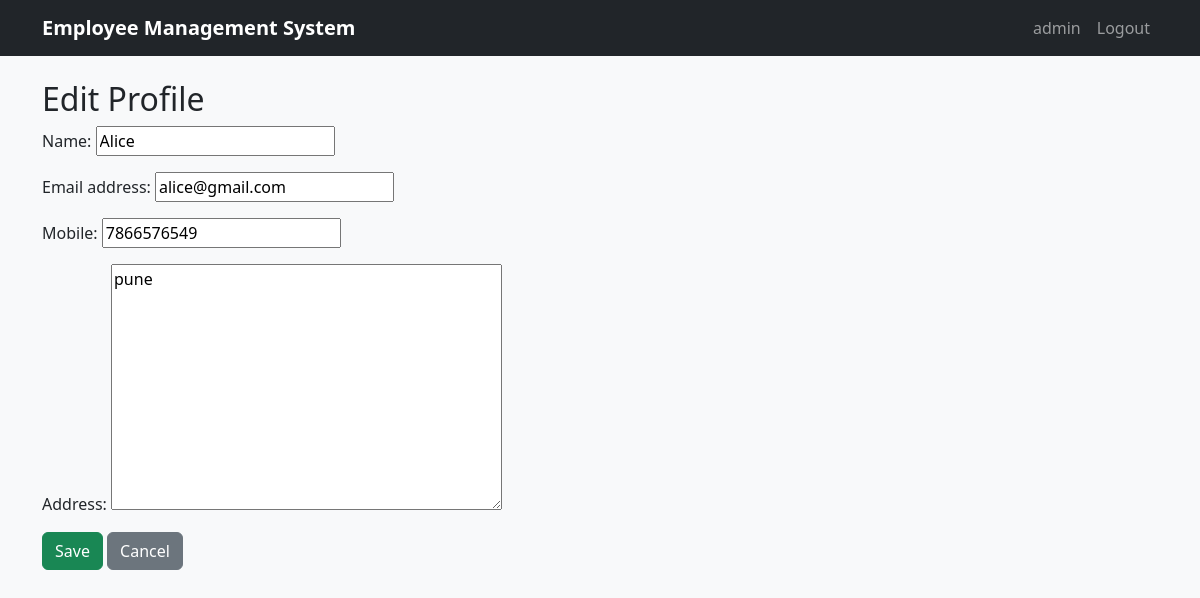
Screenshot of /users/employees/edit/6/ (signed in) with the database file from the repository.
### users/models.py (models this page shows, shortened)
class Employee(AbstractUser):
    employee_id = models.CharField(max_length=20, unique=True)
    name = models.CharField(max_length=100)
    mobile = models.CharField(
        max_length=15,
        blank=True,
        null=True,
        validators=[
            RegexValidator(
                regex=r'^\d{10,15}$',
                message='Enter a valid mobile number (10–15 digits, digits only).',
                code='invalid_mobile'
            )
        ]
    )
    address = models.TextField(blank=True, null=True)
    gender = models.CharField(
        max_length=10,
        choices=(("Male", "Male"), ("Female", "Female"), ("Other", "Other")),
    )
    REQUIRED_FIELDS = ["email", "employee_id", "name"]

### users/views.py (the view)
# urls.py: path('employees/edit/<int:pk>/', edit_employee, name='edit_employee'),
@login_required
def edit_employee(request, pk):
    employee = get_object_or_404(Employee, pk=pk)
    if request.user != employee and not request.user.is_staff:
        messages.error(request, "You can only edit your own profile or must be an admin.")
        return redirect("employee_list")
    if request.method == "POST":
        form = EmployeeUpdateForm(request.POST, instance=employee)
        if form.is_valid():
            form.save()
            messages.success(request, "Profile updated successfully.")
            return redirect("employee_list")
        else:
            messages.error(request, "Please correct the highlighted errors.")
    else:
        form = EmployeeUpdateForm(instance=employee)
    return render(request, "users/edit_employee.html", {"form": form, "employee": employee})

### users/forms.py (shortened to what this page needs)
class EmployeeUpdateForm(UserChangeForm):
    password = None  # hide the password field
    class Meta:
        model = Employee
        fields = ["name", "email", "mobile", "address"]

### users/templates/users/edit_employee.html (shortened to what this page needs)
{% extends "users/base.html" %}
{% block content %}
  <h2>Edit Profile</h2>
  <form method="post" class="w-50">
    {{ form.as_p }}
    <button class="btn btn-success" type="submit">Save</button>
    <a class="btn btn-secondary" href="{% url 'employee_list' %}">Cancel</a>
  </form>
{% endblock %}

### users/templates/users/base.html (shortened to what this page needs)
<!doctype html>
<html lang="en">
<head>
  <link href="https://cdn.jsdelivr.net/npm/bootstrap@5.3.2/dist/css/bootstrap.min.css" rel="stylesheet">
</head>
<body>
  <nav class="navbar navbar-expand-lg navbar-dark bg-dark">
    <div class="container">
      <a class="navbar-brand" href="{% url 'employee_list' %}">Employee Management System</a>
      <div class="collapse navbar-collapse">
        <ul class="navbar-nav ms-auto">
          {% if user.is_authenticated %}
            <li class="nav-item">
              <a class="nav-link" href="#">{{ user.username }}</a>
            </li>
            <li class="nav-item">
              <a class="nav-link" href="{% url 'logout' %}">Logout</a>
            </li>
          {% endif %}
        </ul>
      </div>
    </div>
  </nav>
  <div class="container mt-4">
    {% block content %}{% endblock %}
  </div>
</body>
</html>

### users/templates/users/base.html (style rules this page uses)
body { background-color: #f8f9fa; }
.navbar-brand { font-weight: bold; }

### rows the page displays
Employee: username "admin"
Employee: name "Alice", email "alice@gmail.com", mobile "7866576549", address "pune"
